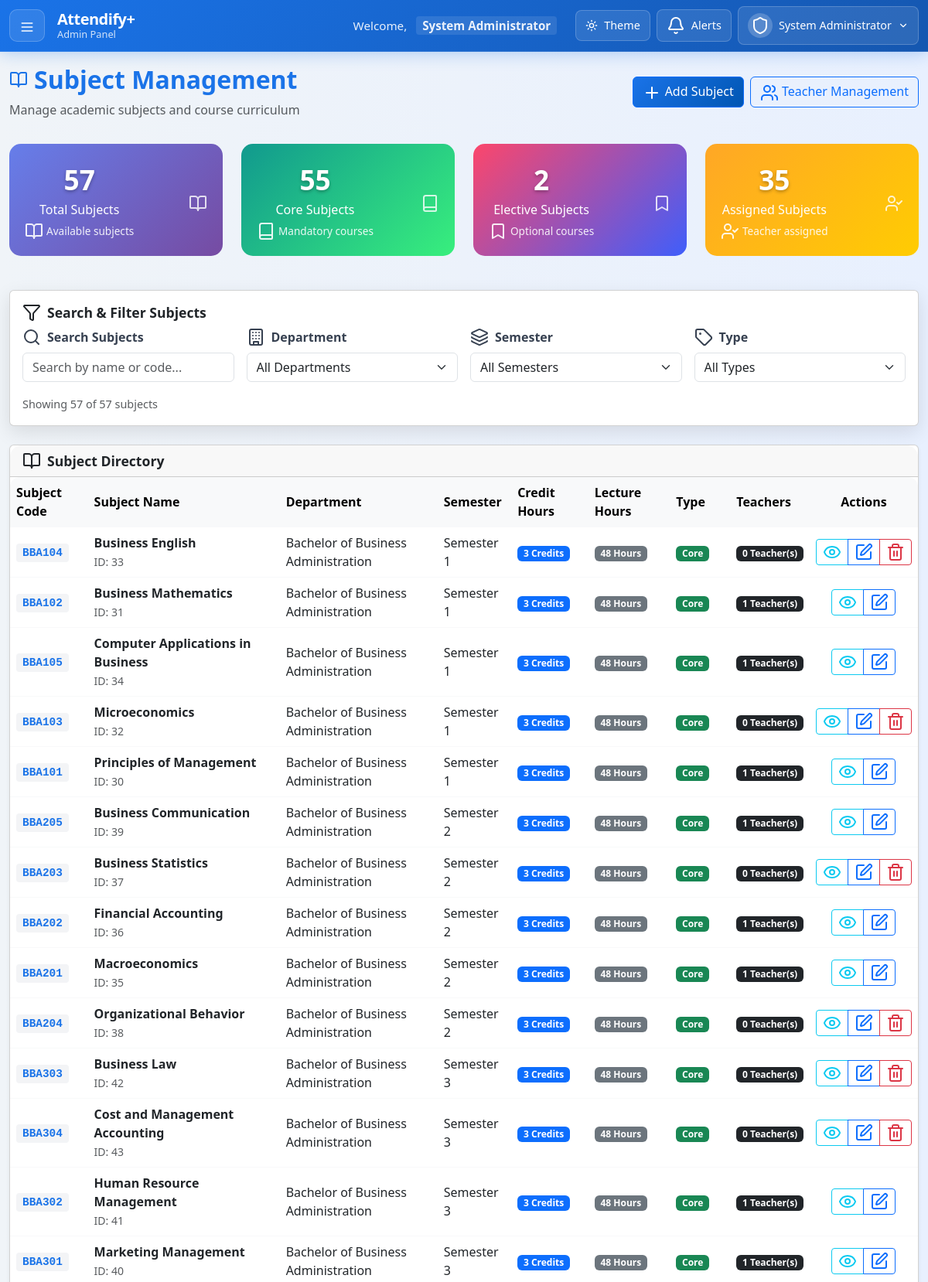
/views/admin/manage_subject.php (signed in, upper part), run on the app's committed database.
### tables this page shows
CREATE TABLE subjects (
  SubjectID INT AUTO_INCREMENT PRIMARY KEY,
  SubjectCode VARCHAR(20) NOT NULL,
  SubjectName VARCHAR(100) NOT NULL,
  CreditHour INT NOT NULL,
  LectureHour INT DEFAULT 48,
  IsElective BOOLEAN DEFAULT FALSE,
  DepartmentID INT NOT NULL,
  SemesterID INT NOT NULL,
  FOREIGN KEY (DepartmentID) REFERENCES departments(DepartmentID),
  FOREIGN KEY (SemesterID) REFERENCES semesters(SemesterID)
);

CREATE TABLE departments (
  DepartmentID INT AUTO_INCREMENT PRIMARY KEY,
  DepartmentName VARCHAR(100) NOT NULL UNIQUE,
  DepartmentCode VARCHAR(10) NOT NULL UNIQUE
);

CREATE TABLE semesters (
  SemesterID INT AUTO_INCREMENT PRIMARY KEY,
  SemesterNumber INT NOT NULL
);

### views/admin/manage_subject.php (the view, shortened to what this page needs)
<?php
include '../../config/db_config.php';
$subjects = [];
$sql = "SELECT s.SubjectID, s.SubjectCode, s.SubjectName, s.CreditHour, s.LectureHour, s.IsElective,
               d.DepartmentName, d.DepartmentID,
               sem.SemesterNumber, sem.SemesterID,
               COUNT(tsm.MapID) as TeacherCount
        FROM subjects s
        JOIN departments d ON s.DepartmentID = d.DepartmentID
        JOIN semesters sem ON s.SemesterID = sem.SemesterID
        LEFT JOIN teacher_subject_map tsm ON s.SubjectID = tsm.SubjectID
        GROUP BY s.SubjectID
        ORDER BY d.DepartmentName, sem.SemesterNumber, s.SubjectName";
$result = $conn->query($sql);
if ($result) {
    while ($row = $result->fetch_assoc()) {
        $subjects[] = $row;
    }
}
$stats = [];
$statsQueries = [
    'total' => "SELECT COUNT(*) as count FROM subjects",
    'core' => "SELECT COUNT(*) as count FROM subjects WHERE IsElective = 0",
    'elective' => "SELECT COUNT(*) as count FROM subjects WHERE IsElective = 1",
    'assigned' => "SELECT COUNT(DISTINCT s.SubjectID) as count FROM subjects s JOIN teacher_subject_map tsm ON s.SubjectID = tsm.SubjectID"
];
foreach ($statsQueries as $key => $query) {
    $result = $conn->query($query);
    $stats[$key] = $result->fetch_assoc()['count'];
}
?>
<!DOCTYPE html>
<html lang="en">
<head>
    <link rel="stylesheet" href="../../assets/css/manage_subject.css" />
    <link rel="stylesheet" href="../../assets/css/sidebar_admin.css">
    <link href="https://cdn.jsdelivr.net/npm/bootstrap@5.3.0/dist/css/bootstrap.min.css" rel="stylesheet" />
</head>
<body>
    <?php include '../components/navbar_admin.php'; ?>
    <div class="container-fluid dashboard-container">
        <div class="page-header d-flex justify-content-between align-items-center flex-wrap">
            <div>
                <h2 class="page-title">
                    <i data-lucide="book-open"></i>
                    Subject Management
                </h2>
                <p class="text-muted mb-0">Manage academic subjects and course curriculum</p>
            </div>
            <div class="d-flex gap-2 flex-wrap">
                <button class="btn btn-primary" data-bs-toggle="modal" data-bs-target="#addSubjectModal">
                    <i data-lucide="plus"></i> Add Subject
                </button>
                <a href="manage_teacher.php" class="btn btn-outline-primary">
                    <i data-lucide="users"></i> Teacher Management
                </a>
            </div>
        </div>
        <div class="row g-4 mb-4">
            <div class="col-md-3">
                <div class="stat-card text-center">
                    <div class="d-flex justify-content-between align-items-center">
                        <div>
                            <div class="stat-number"><?= $stats['total'] ?></div>
                            <div class="stat-label">Total Subjects</div>
                            <div class="stat-change">
                                <i data-lucide="book-open"></i>
                                <span>Available subjects</span>
                            </div>
                        </div>
                        <div class="stats-icon">
                            <i data-lucide="book-open"></i>
                        </div>
                    </div>
                </div>
            </div>
            <div class="col-md-3">
                <div class="stat-card teachers text-center">
                    <div class="d-flex justify-content-between align-items-center">
                        <div>
                            <div class="stat-number"><?= $stats['core'] ?></div>
                            <div class="stat-label">Core Subjects</div>
                            <div class="stat-change">
                                <i data-lucide="book"></i>
                                <span>Mandatory courses</span>
                            </div>
                        </div>
                        <div class="stats-icon">
                            <i data-lucide="book"></i>
                        </div>
                    </div>
                </div>
            </div>
            <div class="col-md-3">
                <div class="stat-card admins text-center">
                    <div class="d-flex justify-content-between align-items-center">
                        <div>
                            <div class="stat-number"><?= $stats['elective'] ?></div>
                            <div class="stat-label">Elective Subjects</div>
                            <div class="stat-change">
                                <i data-lucide="bookmark"></i>
                                <span>Optional courses</span>
                            </div>
                        </div>
                        <div class="stats-icon">
                            <i data-lucide="bookmark"></i>
                        </div>
                    </div>
                </div>
            </div>
            <div class="col-md-3">
                <div class="stat-card activities text-center">
                    <div class="d-flex justify-content-between align-items-center">
                        <div>
                            <div class="stat-number"><?= $stats['assigned'] ?></div>
                            <div class="stat-label">Assigned Subjects</div>
                            <div class="stat-change">
                                <i data-lucide="user-check"></i>
                                <span>Teacher assigned</span>
                            </div>
                        </div>
                        <div class="stats-icon">
                            <i data-lucide="user-check"></i>
                        </div>
                    </div>
                </div>
            </div>
        </div>
        <div class="card mb-4">
            <div class="card-body">
                <h6 class="card-title">
                    <i data-lucide="filter"></i>
                    Search & Filter Subjects
                </h6>
                <div class="row g-3">
                    <div class="col-md-3">
                        <label class="form-label">
                            <i data-lucide="search"></i>
                            Search Subjects
                        </label>
                        <input id="searchSubject" type="text" class="form-control" placeholder="Search by name or code..." />
                    </div>
                    <div class="col-md-3">
                        <label class="form-label">
                            <i data-lucide="building"></i>
                            Department
                        </label>
                        <select id="filterDepartment" class="form-select">
                            <option value="">All Departments</option>
                        </select>
                    </div>
                    <div class="col-md-3">
                        <label class="form-label">
                            <i data-lucide="layers"></i>
                            Semester
                        </label>
                        <select id="filterSemester" class="form-select">
                            <option value="">All Semesters</option>
                        </select>
                    </div>
                    <div class="col-md-3">
                        <label class="form-label">
                            <i data-lucide="tag"></i>
                            Type
                        </label>
                        <select id="filterType" class="form-select">
                            <option value="">All Types</option>
                        </select>
                    </div>
                </div>
                <div class="mt-3">
                    <small id="resultsCount" class="text-muted"></small>
                </div>
            </div>
        </div>
        <div class="card shadow-sm">
            <div class="card-header">
                <h6 class="card-title mb-0">
                    <i data-lucide="book-open"></i>
                    Subject Directory
                </h6>
            </div>
            <div class="table-responsive">
                <table id="subjectsTable" class="table table-hover align-middle mb-0">
                    <thead class="table-light">
                        <tr>
                            <th>Subject Code</th>
                            <th>Subject Name</th>
                            <th>Department</th>
                            <th>Semester</th>
                            <th>Credit Hours</th>
                            <th>Lecture Hours</th>
                            <th>Type</th>
                            <th>Teachers</th>
                            <th class="text-center">Actions</th>
                        </tr>
                    </thead>
                    <tbody id="subjectsTableBody">
                        <?php foreach ($subjects as $subject): ?>
                            <tr class="subject-row"
                                data-subject-code="<?= strtolower(htmlspecialchars($subject['SubjectCode'])) ?>"
                                data-subject-name="<?= strtolower(htmlspecialchars($subject['SubjectName'])) ?>"
                                data-department="<?= htmlspecialchars($subject['DepartmentID']) ?>"
                                data-semester="<?= htmlspecialchars($subject['SemesterID']) ?>"
                                data-type="<?= $subject['IsElective'] ?>"
                                data-department-name="<?= strtolower(htmlspecialchars($subject['DepartmentName'])) ?>">
                                <td>
                                    <span class="subject-code"><?= htmlspecialchars($subject['SubjectCode']) ?></span>
                                </td>
                                <td>
                                    <div>
                                        <div class="fw-semibold"><?= htmlspecialchars($subject['SubjectName']) ?></div>
                                        <small class="text-muted">ID: <?= $subject['SubjectID'] ?></small>
                                    </div>
                                </td>
                                <td><?= htmlspecialchars($subject['DepartmentName']) ?></td>
                                <td>Semester <?= htmlspecialchars($subject['SemesterNumber']) ?></td>
                                <td>
                                    <span class="badge bg-primary"><?= $subject['CreditHour'] ?> Credits</span>
                                </td>
                                <td>
                                    <span class="badge bg-secondary"><?= $subject['LectureHour'] ?> Hours</span>
                                </td>
                                <td>
                                    <span class="badge <?= $subject['IsElective'] ? 'bg-info' : 'bg-success' ?> subject-badge">
                                        <?= $subject['IsElective'] ? 'Elective' : 'Core' ?>
                                    </span>
                                </td>
                                <td>
                                    <span class="badge bg-dark"><?= $subject['TeacherCount'] ?> Teacher(s)</span>
                                </td>
                                <td class="text-center">
                                    <div class="btn-group" role="group">
                                        <button class="btn btn-sm btn-outline-info"
                                            data-bs-toggle="modal"
                                            data-bs-target="#viewModal<?= $subject['SubjectID'] ?>"
                                            title="View Details">
                                            <i data-lucide="eye"></i>
                                        </button>
                                        <button class="btn btn-sm btn-outline-primary"
                                            data-bs-toggle="modal"
                                            data-bs-target="#editModal<?= $subject['SubjectID'] ?>"
                                            title="Edit Subject">
                                            <i data-lucide="edit"></i>
                                        </button>
                                        <?php if ($subject['TeacherCount'] == 0): ?>
                                            <button class="btn btn-sm btn-outline-danger"
                                                onclick="deleteSubject(<?= $subject['SubjectID'] ?>, '<?= htmlspecialchars($subject['SubjectName']) ?>')"
                                                title="Delete Subject">
                                                <i data-lucide="trash-2"></i>
                                            </button>
                                        <?php endif; ?>
                                    </div>
                                </td>
                            </tr>
                        <?php endforeach; ?>
                    </tbody>
                </table>
            </div>
        </div>
    </div>
</body>
</html>

### assets/css/navbar_admin.css (style rules this page uses)
:root { --accent-light: #1a73e8; --accent-dark: #047857; --card-light: #ffffff; --card-dark: #1f2937; --text-light: #374151; --text-dark: #f9fafb; --text-muted-light: #6b7280; --text-muted-dark: #9ca3af; --hover-light: #f3f4f6; --hover-dark: #374151; --navbar-height: 60px; }
body { padding-top: var(--navbar-height) !important; }
.dashboard-container { padding-top: 1.5rem !important; padding-bottom: 2rem; }
.page-header { margin-bottom: 2rem; }

### data on the page
subjects: SubjectCode "BBA104", SubjectName "Business English", SubjectID "33", DepartmentID.DepartmentName "Bachelor of Business Administration", SemesterID.SemesterNumber "1", CreditHour "3", LectureHour "48", IsElective "Core", TeacherCount "0"
subjects: SubjectCode "BBA102", SubjectName "Business Mathematics", SubjectID "31", DepartmentID.DepartmentName "Bachelor of Business Administration", SemesterID.SemesterNumber "1", CreditHour "3", LectureHour "48", IsElective "Core", TeacherCount "1"
subjects: SubjectCode "BBA105", SubjectName "Computer Applications in Business", SubjectID "34", DepartmentID.DepartmentName "Bachelor of Business Administration", SemesterID.SemesterNumber "1", CreditHour "3", LectureHour "48", IsElective "Core", TeacherCount "1"
subjects: SubjectCode "BBA103", SubjectName "Microeconomics", SubjectID "32", DepartmentID.DepartmentName "Bachelor of Business Administration", SemesterID.SemesterNumber "1", CreditHour "3", LectureHour "48", IsElective "Core", TeacherCount "0"
subjects: SubjectCode "BBA101", SubjectName "Principles of Management", SubjectID "30", DepartmentID.DepartmentName "Bachelor of Business Administration", SemesterID.SemesterNumber "1", CreditHour "3", LectureHour "48", IsElective "Core", TeacherCount "1"
subjects: SubjectCode "BBA205", SubjectName "Business Communication", SubjectID "39", DepartmentID.DepartmentName "Bachelor of Business Administration", SemesterID.SemesterNumber "2", CreditHour "3", LectureHour "48", IsElective "Core", TeacherCount "1"
subjects: SubjectCode "BBA203", SubjectName "Business Statistics", SubjectID "37", DepartmentID.DepartmentName "Bachelor of Business Administration", SemesterID.SemesterNumber "2", CreditHour "3", LectureHour "48", IsElective "Core", TeacherCount "0"
subjects: SubjectCode "BBA202", SubjectName "Financial Accounting", SubjectID "36", DepartmentID.DepartmentName "Bachelor of Business Administration", SemesterID.SemesterNumber "2", CreditHour "3", LectureHour "48", IsElective "Core", TeacherCount "1"
subjects: SubjectCode "BBA201", SubjectName "Macroeconomics", SubjectID "35", DepartmentID.DepartmentName "Bachelor of Business Administration", SemesterID.SemesterNumber "2", CreditHour "3", LectureHour "48", IsElective "Core", TeacherCount "1"
subjects: SubjectCode "BBA204", SubjectName "Organizational Behavior", SubjectID "38", DepartmentID.DepartmentName "Bachelor of Business Administration", SemesterID.SemesterNumber "2", CreditHour "3", LectureHour "48", IsElective "Core", TeacherCount "0"
subjects: SubjectCode "BBA303", SubjectName "Business Law", SubjectID "42", DepartmentID.DepartmentName "Bachelor of Business Administration", SemesterID.SemesterNumber "3", CreditHour "3", LectureHour "48", IsElective "Core", TeacherCount "0"
subjects: SubjectCode "BBA304", SubjectName "Cost and Management Accounting", SubjectID "43", DepartmentID.DepartmentName "Bachelor of Business Administration", SemesterID.SemesterNumber "3", CreditHour "3", LectureHour "48", IsElective "Core", TeacherCount "0"
subjects: SubjectCode "BBA302", SubjectName "Human Resource Management", SubjectID "41", DepartmentID.DepartmentName "Bachelor of Business Administration", SemesterID.SemesterNumber "3", CreditHour "3", LectureHour "48", IsElective "Core", TeacherCount "1"
subjects: SubjectCode "BBA301", SubjectName "Marketing Management", SubjectID "40", DepartmentID.DepartmentName "Bachelor of Business Administration", SemesterID.SemesterNumber "3", CreditHour "3", LectureHour "48", IsElective "Core", TeacherCount "1"

### other printed values
$_SESSION['Username'] "System Administrator"
$stats['total'] "57"
$stats['core'] "55"
$stats['elective'] "2"
$stats['assigned'] "35"
